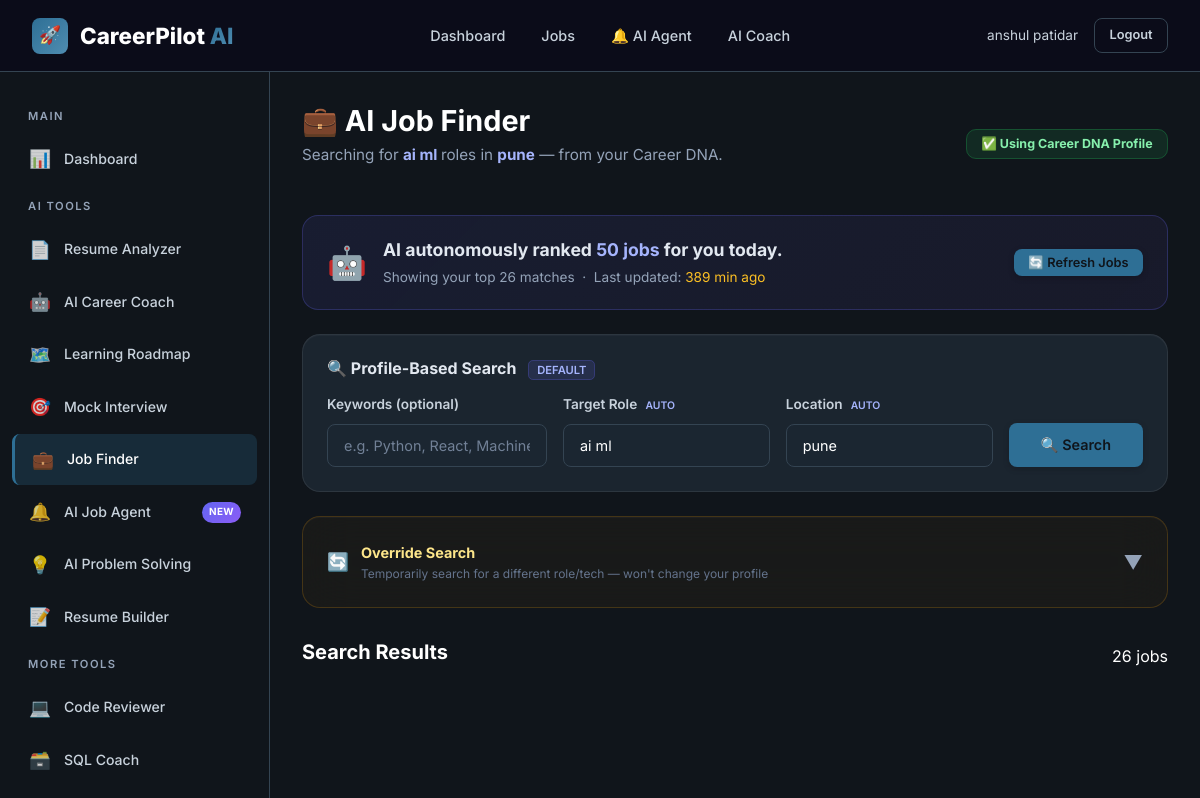
Page /jobs/ (signed in) on the committed database.
### tables this page shows
CREATE TABLE career_profiles (
    id                         INTEGER PRIMARY KEY AUTOINCREMENT,
    user_id                    INTEGER NOT NULL UNIQUE,

    -- Identity (Priority: manual > resume)
    full_name                  TEXT DEFAULT '',
    phone                      TEXT DEFAULT '',
    location                   TEXT DEFAULT '',
    linkedin_url               TEXT DEFAULT '',
    github_url                 TEXT DEFAULT '',
    portfolio_url              TEXT DEFAULT '',

    -- Career Goal (Priority: manual > resume)
    preferred_role             TEXT DEFAULT '',
    career_goal                TEXT DEFAULT '',
    expected_salary            TEXT DEFAULT '',
    preferred_location         TEXT DEFAULT '',

    -- Technical Profile (resume-extracted, no manual override)
    skills                     TEXT DEFAULT '[]',
    top_skills                 TEXT DEFAULT '[]',
    soft_skills                TEXT DEFAULT '[]',
    technologies               TEXT DEFAULT '[]',
    certifications             TEXT DEFAULT '[]',
    projects                   TEXT DEFAULT '[]',
    experience_summary         TEXT DEFAULT '',
    education                  TEXT DEFAULT '',
    experience_years           INTEGER DEFAULT 0,
    domain                     TEXT DEFAULT '',
    seniority_level            TEXT DEFAULT 'fresher',

    -- AI-Computed Scores
    ats_score                  INTEGER DEFAULT 0,
    profile_completeness       INTEGER DEFAULT 0,
    ai_readiness               INTEGER DEFAULT 0,
    resume_strength            INTEGER DEFAULT 0,

    -- Manual-override flags (1 = user set this manually, don't overwrite from resume)
    full_name_is_manual        INTEGER DEFAULT 0,
    phone_is_manual            INTEGER DEFAULT 0,
    location_is_manual         INTEGER DEFAULT 0,
    linkedin_url_is_manual     INTEGER DEFAULT 0,
    github_url_is_manual       INTEGER DEFAULT 0,
    portfolio_url_is_manual    INTEGER DEFAULT 0,
    preferred_role_is_manual   INTEGER DEFAULT 0,
    career_goal_is_manual      INTEGER DEFAULT 0,
    expected_salary_is_manual  INTEGER DEFAULT 0,
    preferred_location_is_manual INTEGER DEFAULT 0,

    -- Source tracking
    last_resume_sync           TIMESTAMP,
    last_manual_update         TIMESTAMP,
    created_at                 TIMESTAMP DEFAULT CURRENT_TIMESTAMP,
    updated_at                 TIMESTAMP DEFAULT CURRENT_TIMESTAMP,

    FOREIGN KEY (user_id) REFERENCES users(id) ON DELETE CASCADE
);

### backend/routes/jobs.py (the view)
@jobs_bp.route('/')
@login_required
def index():
    user_id = session.get('user_id')
    from backend.services.autonomous_agent import AutonomousAgent
    AutonomousAgent.trigger_job_search(user_id)
    saved_jobs   = JobService.get_user_jobs(user_id, status='saved')
    applied_jobs = JobService.get_user_jobs(user_id, status='applied')
    all_recent  = JobService.get_user_jobs(user_id, limit=DEFAULT_RECENT_JOBS)
    recent_jobs = all_recent[:26]
    last_updated = "Never"
    if all_recent and all_recent[0].get('created_at'):
        from datetime import datetime
        try:
            last_time = datetime.fromisoformat(all_recent[0]['created_at'])
            diff = int((datetime.now() - last_time).total_seconds() / 60)
            last_updated = f"{diff} min ago" if diff > 0 else "Just now"
        except Exception:
            pass
    prefill = CareerProfileService.get_prefill_for_module(user_id, 'jobs')
    return render_template('jobs/index.html',
                           saved_jobs=saved_jobs,
                           applied_jobs=applied_jobs,
                           recent_jobs=recent_jobs,
                           total_searched=len(all_recent),
                           last_updated=last_updated,
                           prefill=prefill)

### templates/jobs/index.html (shortened to what this page needs)
{% extends "base.html" %}
{% block content %}
{% include "components/sidebar.html" %}
<main class="main-content">
    <div class="page-header reveal flex-between">
        <div>
            <h1>💼 AI Job Finder</h1>
            <p class="page-subtitle">
                {% if prefill and prefill.preferred_role %}
                Searching for <strong style="color:#a5b4fc;">{{ prefill.preferred_role }}</strong> roles in <strong style="color:#a5b4fc;">{{ prefill.preferred_location or 'all locations' }}</strong> — from your Career DNA.
                {% else %}
                AI scours LinkedIn, Indeed, Naukri & more to find roles that match your profile.
                {% endif %}
            </p>
        </div>
        {% if prefill and prefill.preferred_role %}
        <div>
            <span style="background:rgba(34,197,94,0.12);border:1px solid rgba(34,197,94,0.25);
                         color:#86efac;border-radius:10px;padding:0.4rem 0.9rem;
                         font-size:0.78rem;font-weight:700;">
                ✅ Using Career DNA Profile
            </span>
        </div>
        {% endif %}
    </div>
    {% if total_searched and total_searched > 0 %}
    <div style="background:linear-gradient(135deg,rgba(99,102,241,0.1),rgba(139,92,246,0.07));
                border:1px solid rgba(99,102,241,0.25);border-radius:16px;padding:1.25rem 1.5rem;
                margin-bottom:1.5rem;display:flex;align-items:center;justify-content:space-between;
                flex-wrap:wrap;gap:1rem;" class="reveal delay-1">
        <div style="display:flex;align-items:center;gap:1rem;flex-wrap:wrap;">
            <span style="font-size:2rem; animation: pulse 2s infinite;">🤖</span>
            <div>
                <div style="font-weight:700;color:#e2e8f0;margin-bottom:0.2rem; font-size: 1.1rem;">
                    AI autonomously ranked <span style="color:#a5b4fc;">{{ total_searched }} jobs</span> for you today.
                </div>
                <div style="font-size:0.85rem;color:#94a3b8;">
                    Showing your top {{ recent_jobs|length }} matches &nbsp;·&nbsp;
                    Last updated: <span style="color:#fbbf24;">{{ last_updated }}</span>
                </div>
            </div>
        </div>
        <button class="btn btn-primary btn-sm" onclick="autoSearchFromProfile()" id="autoSearchBtn">
            🔄 Refresh Jobs
        </button>
    </div>
    {% endif %}
    <div class="card reveal delay-1" style="margin-bottom:1.5rem;">
        <div style="display:flex;align-items:center;justify-content:space-between;margin-bottom:1rem;">
            <h3 style="font-size:1rem;font-weight:700;color:#e2e8f0;margin:0;">
                🔍 Profile-Based Search
                <span style="font-size:0.7rem;font-weight:600;background:rgba(99,102,241,0.15);
                             border:1px solid rgba(99,102,241,0.25);color:#a5b4fc;
                             padding:0.15rem 0.5rem;border-radius:5px;margin-left:0.5rem;">DEFAULT</span>
            </h3>
        </div>
        <form id="jobSearchForm" style="display:flex;gap:1rem;align-items:flex-end;flex-wrap:wrap;">
            <div style="flex:1;min-width:220px;">
                <label class="form-label" for="jobQuery">Keywords (optional)</label>
                <input type="text" id="jobQuery" class="form-input"
                       placeholder="e.g. Python, React, Machine Learning">
            </div>
            <div style="flex:1;min-width:200px;">
                <label class="form-label" for="jobRole">Target Role
                    {% if prefill and prefill.preferred_role %}<span style="font-size:0.65rem;color:#a5b4fc;margin-left:0.3rem;">AUTO</span>{% endif %}
                </label>
                <input type="text" id="jobRole" class="form-input"
                       value="{{ prefill.preferred_role if prefill else '' }}"
                       placeholder="e.g. ML Engineer, Backend Dev">
            </div>
            <div style="flex:1;min-width:180px;">
                <label class="form-label" for="jobLocation">Location
                    {% if prefill and prefill.preferred_location %}<span style="font-size:0.65rem;color:#a5b4fc;margin-left:0.3rem;">AUTO</span>{% endif %}
                </label>
                <input type="text" id="jobLocation" class="form-input"
                       value="{{ prefill.preferred_location if prefill else '' }}"
                       placeholder="e.g. Bengaluru, Remote">
            </div>
            <div>
                <button type="submit" id="searchJobsBtn" class="btn btn-primary" style="height:44px;padding:0 2rem;">
                    🔍 Search
                </button>
            </div>
        </form>
    </div>
    <div class="card reveal delay-2" style="margin-bottom:2rem;
         background:rgba(245,158,11,0.04);border:1px solid rgba(245,158,11,0.2);">
        <div style="display:flex;align-items:center;justify-content:space-between;
                    cursor:pointer;" onclick="toggleOverride()" id="overrideToggle">
            <div style="display:flex;align-items:center;gap:0.75rem;">
                <span style="font-size:1.1rem;">🔄</span>
                <div>
                    <div style="font-weight:700;color:#fde68a;font-size:0.9rem;">Override Search</div>
                    <div style="font-size:0.75rem;color:#64748b;">
                        Temporarily search for a different role/tech — won't change your profile
                    </div>
                </div>
            </div>
            <span id="overrideChevron" style="color:#94a3b8;font-size:1.2rem;transition:transform 0.2s;">▼</span>
        </div>
    </div>
    <div class="reveal delay-3">
        <div class="flex-between" style="margin-bottom:1.5rem;">
            <h2 style="font-size:1.25rem;display:flex;align-items:center;gap:0.5rem;">
                Search Results
            </h2>
            <span class="text-tertiary" id="jobCount">{{ recent_jobs|length }} jobs</span>
        </div>
    </div>
</main>
{% endblock %}

### templates/base.html (shortened to what this page needs)
<!DOCTYPE html>
<html lang="en">
<head>
    <link href="https://unpkg.com/aos@2.3.1/dist/aos.css" rel="stylesheet">
    <link rel="stylesheet" href="{{ url_for('static', filename='css/main.css') }}">
    <link rel="stylesheet" href="{{ url_for('static', filename='css/components.css') }}">
    <link rel="stylesheet" href="{{ url_for('static', filename='css/dashboard.css') }}">
    <link rel="stylesheet" href="{{ url_for('static', filename='css/pages.css') }}">
    <link rel="stylesheet" href="{{ url_for('static', filename='css/animations.css') }}">
</head>
<body>
    {% block body %}
    {% block navbar %}
    <nav class="navbar" id="mainNavbar">
        <a href="{{ url_for('home') }}" class="navbar-brand">
            <div class="brand-icon">🚀</div>
            <span>CareerPilot <span class="text-gradient">AI</span></span>
        </a>
        {% if not current_user.is_authenticated %}
        <ul class="navbar-nav">
            <li><a href="{{ url_for('home') }}#features" class="nav-link">Features</a></li>
            <li><a href="{{ url_for('home') }}#showcase" class="nav-link">AI Showcase</a></li>
            <li><a href="{{ url_for('home') }}#testimonials" class="nav-link">Testimonials</a></li>
        </ul>
        <div class="navbar-actions">
            <a href="{{ url_for('auth.login') }}" class="btn btn-ghost">Log In</a>
            <a href="{{ url_for('auth.register') }}" class="btn btn-primary">Get Started</a>
        </div>
        {% else %}
        <ul class="navbar-nav">
            <li><a href="{{ url_for('dashboard.index') }}" class="nav-link">Dashboard</a></li>
            <li><a href="{{ url_for('jobs.index') }}" class="nav-link">Jobs</a></li>
            <li><a href="{{ url_for('notifications.index') }}" class="nav-link" style="position:relative;">
                🔔 AI Agent
            </a></li>
            <li><a href="{{ url_for('chat.index') }}" class="nav-link">AI Coach</a></li>
        </ul>
        <div class="navbar-actions">
            <span style="color: var(--text-secondary); font-size: 0.85rem;">{{ current_user.full_name }}</span>
            <a href="{{ url_for('auth.logout') }}" class="btn btn-ghost btn-sm">Logout</a>
        </div>
        {% endif %}
    </nav>
    {% endblock %}
    {% block content %}{% endblock %}
    {% endblock %}
</body>
</html>

### templates/components/sidebar.html (shortened to what this page needs)
<aside class="sidebar" id="sidebar">
    <ul class="sidebar-nav">
        <li class="nav-label">Main</li>
        <li class="nav-item">
            <a href="{{ url_for('dashboard.index') }}" class="nav-link {% if request.path == '/dashboard' %}active{% endif %}">
                <span class="nav-icon">📊</span> Dashboard
            </a>
        </li>
        <li class="nav-label">AI Tools</li>
        <li class="nav-item">
            <a href="{{ url_for('resume.upload') }}" class="nav-link {% if '/resume' in request.path %}active{% endif %}">
                <span class="nav-icon">📄</span> Resume Analyzer
            </a>
        </li>
        <li class="nav-item">
            <a href="{{ url_for('chat.index') }}" class="nav-link {% if '/chat' in request.path %}active{% endif %}">
                <span class="nav-icon">🤖</span> AI Career Coach
            </a>
        </li>
        <li class="nav-item">
            <a href="{{ url_for('learning.index') }}" class="nav-link {% if '/learning' in request.path %}active{% endif %}">
                <span class="nav-icon">🗺️</span> Learning Roadmap
            </a>
        </li>
        <li class="nav-item">
            <a href="{{ url_for('interview.index') }}" class="nav-link {% if '/interview' in request.path %}active{% endif %}">
                <span class="nav-icon">🎯</span> Mock Interview
            </a>
        </li>
        <li class="nav-item">
            <a href="{{ url_for('jobs.index') }}" class="nav-link {% if request.path == '/jobs/' or request.path == '/jobs' %}active{% endif %}">
                <span class="nav-icon">💼</span> Job Finder
            </a>
        </li>
        <li class="nav-item">
            <a href="{{ url_for('notifications.index') }}" class="nav-link {% if '/notifications' in request.path %}active{% endif %}"
               style="position:relative;">
                <span class="nav-icon">🔔</span> AI Job Agent
                <span style="margin-left:auto;background:linear-gradient(135deg,#6366f1,#8b5cf6);
                             color:#fff;font-size:0.62rem;font-weight:700;padding:0.15rem 0.45rem;
                             border-radius:20px;letter-spacing:0.03em;">NEW</span>
            </a>
        </li>
        <li class="nav-item">
            <a href="{{ url_for('problem_solving.index') }}" class="nav-link {% if '/problem_solving' in request.path %}active{% endif %}">
                <span class="nav-icon">💡</span> AI Problem Solving
            </a>
        </li>
        <li class="nav-item">
            <a href="{{ url_for('resume.builder') }}" class="nav-link {% if '/resume/builder' in request.path %}active{% endif %}">
                <span class="nav-icon">📝</span> Resume Builder
            </a>
        </li>
        <li class="nav-label">More Tools</li>
        <li class="nav-item">
            <a href="{{ url_for('code.code_review') }}" class="nav-link {% if '/code-review' in request.path %}active{% endif %}">
                <span class="nav-icon">💻</span> Code Reviewer
            </a>
        </li>
        <li class="nav-item">
            <a href="{{ url_for('code.sql_coach') }}" class="nav-link {% if '/sql-coach' in request.path %}active{% endif %}">
                <span class="nav-icon">🗃️</span> SQL Coach
            </a>
        </li>
        <li class="nav-item">
            <a href="{{ url_for('projects.index') }}" class="nav-link {% if '/projects' in request.path %}active{% endif %}">
            </a>
        </li>
    </ul>
</aside>

### rows in the picture
career_profiles: full_name "anshul patidar", preferred_role "ai ml", preferred_location "pune"

### other values in the picture
{{ total_searched }} "50"
{{ recent_jobs|length }} "26"
{{ last_updated }} "389 min ago"
